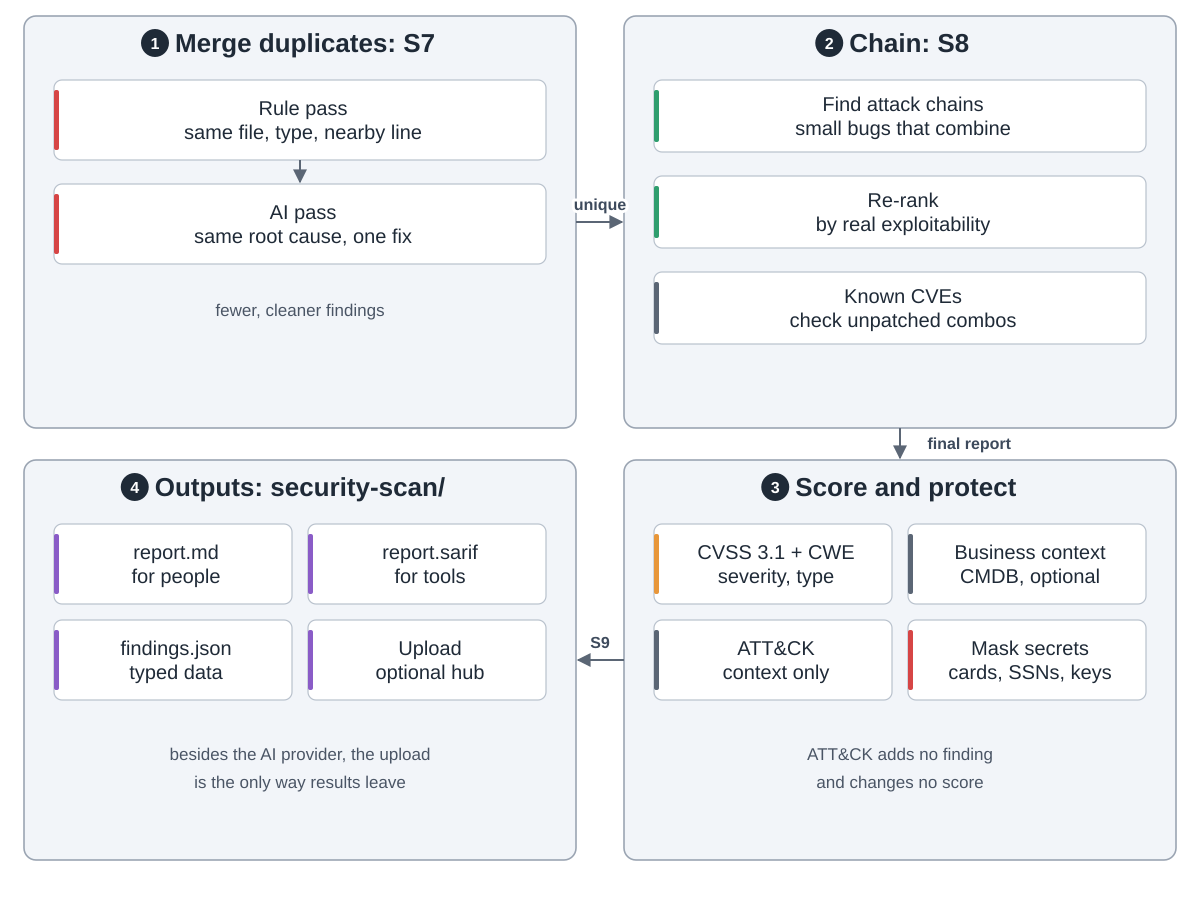

Recreate this plot in Python.
"""VVAH phase 3: report (S7-S9).  Drawn from the community fork
maximalfocus/visa-vulnerability-agentic-harness (docs/architecture.md, docs/outputs.md,
vvaharness/pipeline/stages/s7_dedup.py, s8_chain.py, vvaharness/report/enrich.py, commit 1c292e3).
Run: python3 report.py

Snake order: 1 merge duplicates (top left) -> 2 chain (top right) -> 3 score and protect
(bottom right) -> 4 outputs (bottom left)."""
import sys
from pathlib import Path

sys.path.insert(0, str(Path(__file__).resolve().parents[2] / "tools"))
from archdiagram import Diagram  # noqa: E402

L, R, W = 24, 624, 552
T1, H1 = 16, 412
T2, H2 = 460, 400


def col(x, top, cards, h=72, gap=24, arrows=True):
    """One column of wide cards, top to bottom, optionally joined by arrows."""
    for i, (lbl, kind) in enumerate(cards):
        y = top + 64 + i * (h + gap)
        d.card(x + 30, y, lbl, kind, w=492, h=h)
        if arrows and i:
            d.arrow(f"M{x + W / 2} {y - gap}V{y - 2}")


def grid(x, top, cards, h=80, gap=16, y0=64):
    """Two columns of cards, filled row by row."""
    for i, (lbl, kind) in enumerate(cards):
        d.card(x + 30 + (i % 2) * 254, top + y0 + (i // 2) * (h + gap), lbl, kind, w=238, h=h)


def handoffs(a, b, c, ya=T1 + 206, yc=T2 + 200):
    """Arrows between the four groups in snake order, with what each one carries."""
    if a:
        d.arrow(f"M{L + W} {ya}H{R - 2}", label=a, at=(600, ya - 12))
    if b:
        d.arrow(f"M{R + W / 2} {T1 + H1}V{T2 - 2}", label=b, at=(R + W / 2 + 14 + len(b) * 4.6, T1 + H1 + 21))
    if c:
        d.arrow(f"M{R} {yc}H{L + W + 2}", label=c, at=(600, yc - 12))

d = Diagram("VVAH phase 3: report",
            "1 Merge duplicates, S7: a rule pass joins findings in the same file, of the same type, on nearby lines; "
            "one AI call joins findings with the same root cause that one fix would close. "
            "2 Chain, S8: an AI sees all findings together, finds attack chains where small bugs combine, re-ranks "
            "by real exploitability, and checks combinations with known unpatched CVEs. "
            "3 Score and protect: CVSS 3.1 and CWE on every finding, optional business context from a CMDB export, "
            "MITRE ATT&CK candidate techniques as context that adds no finding, and secrets such as card numbers, "
            "SSNs and keys masked when the files are written. "
            "4 Outputs in security-scan/: report.md for people, report.sarif for tools, findings.json as typed "
            "data, and an optional upload to an ingest hub, the only path besides the AI provider that sends "
            "results off the machine.")

d.group(L, T1, W, H1, "Merge duplicates: S7", 1)
col(L, T1, [("Rule pass|same file, type, nearby line", "review"),
            ("AI pass|same root cause, one fix", "review")], h=80)
d.note(L + W / 2, T1 + 300, "fewer, cleaner findings")

d.group(R, T1, W, H1, "Chain: S8", 2)
col(R, T1, [("Find attack chains|small bugs that combine", "plan"),
            ("Re-rank|by real exploitability", "plan"),
            ("Known CVEs|check unpatched combos", "data")], arrows=False)

d.group(R, T2, W, H2, "Score and protect", 3)
grid(R, T2, [("CVSS 3.1 + CWE|severity, type", "critic"), ("Business context|CMDB, optional", "data"),
             ("ATT&CK|context only", "data"), ("Mask secrets|cards, SSNs, keys", "review")])
d.note(R + W / 2, T2 + 300, "ATT&CK adds no finding")
d.note(R + W / 2, T2 + 328, "and changes no score")

d.group(L, T2, W, H2, "Outputs: security-scan/", 4)
grid(L, T2, [("report.md|for people", "write"), ("report.sarif|for tools", "write"),
             ("findings.json|typed data", "write"), ("Upload|optional hub", "write")])
d.note(L + W / 2, T2 + 300, "besides the AI provider, the upload")
d.note(L + W / 2, T2 + 328, "is the only way results leave")

handoffs("unique", "final report", "S9")
d.save(Path(__file__).with_name("report.svg"))
